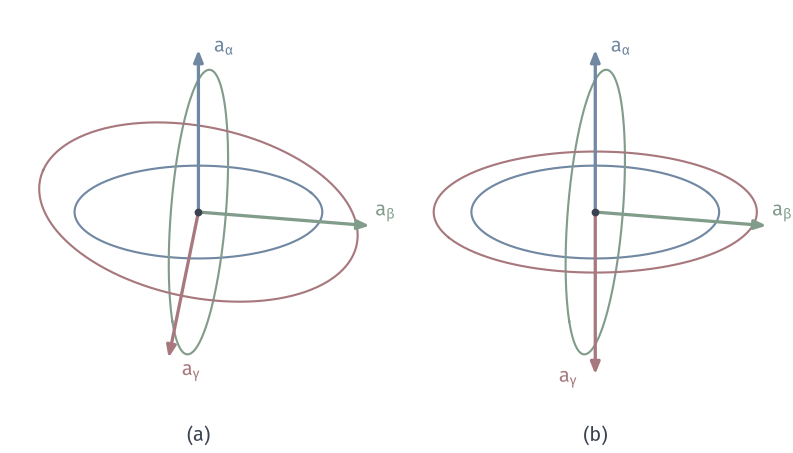

This figure's Python source:
"""The three instantaneous rotation axes of Rz(a)Ry(b)Rx(g) in general position and at b=pi/2."""
from pathlib import Path
import sys
ROOT = next(p for p in Path(__file__).resolve().parents if (p/"build.sh").is_file() and (p/"tex/book.tex").is_file())
sys.path.insert(0, str(ROOT/"figures/04-spaces-measures-and-geometry/04-manifolds/matplotlib/mfd-common"))
from mfd3d import *

W, H = 112, 64
fig, ax = canvas(W, H)
view = View(32, 22)
pa, pb = Placed(view, 28, 34, 19), Placed(view, 84, 34, 19)
def Rz(t): return np.array([[np.cos(t), -np.sin(t), 0], [np.sin(t), np.cos(t), 0], [0, 0, 1]])
def Ry(t): return np.array([[np.cos(t), 0, np.sin(t)], [0, 1, 0], [-np.sin(t), 0, np.cos(t)]])
e1, e2, e3 = np.eye(3)
def ring(place, axis, r, c):
    axis = axis/np.linalg.norm(axis)
    a = np.cross(axis, [.31, .47, .83]); a /= np.linalg.norm(a); b = np.cross(axis, a)
    t = np.linspace(0, 2*np.pi, 361)
    pts = r*(np.cos(t)[:, None]*a+np.sin(t)[:, None]*b)
    ax.plot(*place(pts).T, color=c, lw=.85, zorder=3)
def draw(pl, beta, alpha=np.radians(20)):
    a1, a2, a3 = e3, Rz(alpha)@e2, Rz(alpha)@Ry(beta)@e1
    O = 0*e3
    for a, r, c, s in ((a1, .92, BLUE, r'$a_\alpha$'), (a2, 1.06, GREEN, r'$a_\beta$'), (a3, 1.2, RED, r'$a_\gamma$')):
        ring(pl, a, r, c)
        arrow(ax, pl(O), pl(1.3*a), color=c, lw=1.3, scale=7, zorder=7)
    dot(ax, pl(O), INK, size=1.1, zorder=8)
    return a1, a2, a3
a1, a2, a3 = draw(pa, np.radians(35))
L = lambda pl, P, d, t, c: label(ax, pl(P)+np.array(d), t, color=c, halo=True)
L(pa, 1.3*a1, (3.6, .6), r'$a_\alpha$', BLUE)
L(pa, 1.3*a2, (2.2, 2.1), r'$a_\beta$', GREEN)
L(pa, 1.3*a3, (3.2, -1.8), r'$a_\gamma$', RED)
a1, a2, a3 = draw(pb, np.pi/2)
L(pb, 1.3*a1, (3.6, .6), r'$a_\alpha$', BLUE)
L(pb, 1.3*a2, (2.2, 2.1), r'$a_\beta$', GREEN)
L(pb, 1.3*a3, (-3.8, -.4), r'$a_\gamma$', RED)
panel_tag(ax, 28, 1.7, '(a)'); panel_tag(ax, 84, 1.7, '(b)')
save(fig, Path(__file__).resolve().parent, 'figure', {'formula': 'a_alpha=e3, a_beta=Rz(a)e2, a_gamma=Rz(a)Ry(b)e1; a=20deg; b=35deg and 90deg; det[a_alpha,a_beta,a_gamma]=-cos b'})
